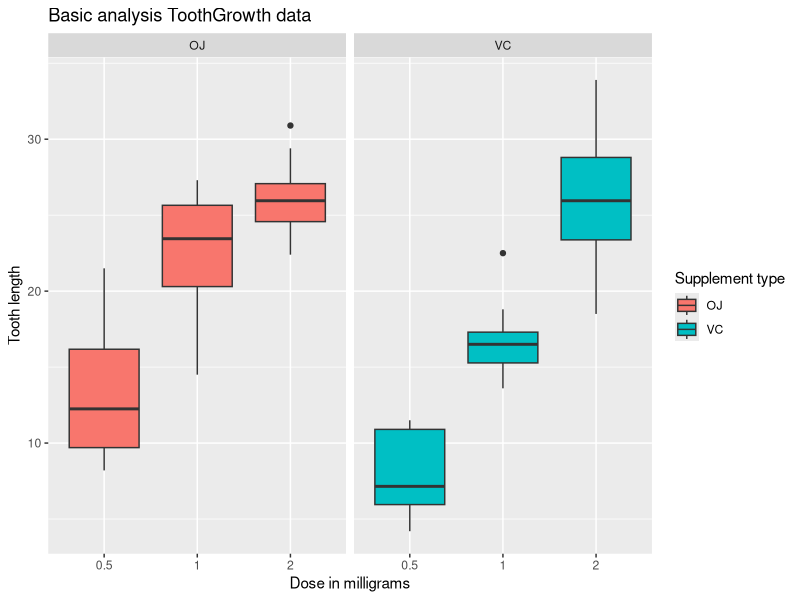

Generate this figure with R:
## ---- chunk 1
knitr::opts_chunk$set(echo = TRUE)
## ---- chunk 2
str(ToothGrowth)
head(ToothGrowth)
## ---- chunk 3
summary(ToothGrowth)
## ---- chunk 4
library(ggplot2)
ggplot(aes(x=factor(dose), y=len), data = ToothGrowth) + 
  geom_boxplot(aes(fill = supp))+ 
  facet_grid(~supp) + 
  xlab("Dose in milligrams") +
  ylab("Tooth length") +
  guides(fill=guide_legend(title="Supplement type")) +
  ggtitle("Basic analysis ToothGrowth data")
## ---- chunk 5
t.test(len ~ supp, data = ToothGrowth)
## ---- chunk 6
# run t-test for 0.5 and 1.0 dosages
ToothGrowth_sub <- subset(ToothGrowth, ToothGrowth$dose %in% c(0.5,1.0))
t.test(len~dose,data=ToothGrowth_sub)

# run t-test for 0.5 and 2.0 dosages
ToothGrowth_sub <- subset(ToothGrowth, ToothGrowth$dose %in% c(0.5,2.0))
t.test(len~dose,data=ToothGrowth_sub)

# run t-test for 1.0 and 2.0 dosages
ToothGrowth_sub <- subset(ToothGrowth, ToothGrowth$dose %in% c(1.0,2.0))
t.test(len~dose,data=ToothGrowth_sub)
